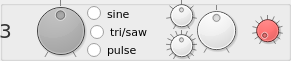
    <widget class="QGroupBox" name="osc3">
     <property name="enabled">
      <bool>true</bool>
     </property>
     <property name="geometry">
      <rect>
       <x>14</x>
       <y>186</y>
       <width>291</width>
       <height>61</height>
      </rect>
     </property>
     <property name="styleSheet">
      <string notr="true"/>
     </property>
     <widget class="QRadioButton" name="osc_3_waveform_tri">
      <property name="geometry">
       <rect>
        <x>90</x>
        <y>22</y>
        <width>71</width>
        <height>20</height>
       </rect>
      </property>
      <property name="font">
       <font>
        <family>DejaVu Sans</family>
        <pointsize>8</pointsize>
       </font>
      </property>
      <property name="text">
       <string>tri/saw</string>
      </property>
      <attribute name="buttonGroup">
       <string notr="true">osc_3_waveform</string>
      </attribute>
     </widget>
     <widget class="QRadioButton" name="osc_3_waveform_pul">
      <property name="geometry">
       <rect>
        <x>87</x>
        <y>40</y>
        <width>60</width>
        <height>20</height>
       </rect>
      </property>
      <property name="font">
       <font>
        <family>DejaVu Sans</family>
        <pointsize>8</pointsize>
       </font>
      </property>
      <property name="text">
       <string>pulse</string>
      </property>
      <attribute name="buttonGroup">
       <string notr="true">osc_3_waveform</string>
      </attribute>
     </widget>
     <widget class="QRadioButton" name="osc_3_waveform_sin">
      <property name="geometry">
       <rect>
        <x>87</x>
        <y>4</y>
        <width>60</width>
        <height>19</height>
       </rect>
      </property>
      <property name="font">
       <font>
        <family>DejaVu Sans</family>
        <pointsize>8</pointsize>
       </font>
      </property>
      <property name="text">
       <string>sine</string>
      </property>
      <attribute name="buttonGroup">
       <string notr="true">osc_3_waveform</string>
      </attribute>
     </widget>
     <widget class="QLabel" name="osc_3_label">
      <property name="geometry">
       <rect>
        <x>-10</x>
        <y>10</y>
        <width>31</width>
        <height>41</height>
       </rect>
      </property>
      <property name="font">
       <font>
        <family>DejaVu Sans</family>
        <pointsize>15</pointsize>
        <weight>50</weight>
        <bold>false</bold>
       </font>
      </property>
      <property name="styleSheet">
       <string notr="true">color: #333</string>
      </property>
      <property name="text">
       <string>3</string>
      </property>
      <property name="alignment">
       <set>Qt::AlignCenter</set>
      </property>
     </widget>
     <widget class="QDial" name="osc_3_shape">
      <property name="geometry">
       <rect>
        <x>30</x>
        <y>0</y>
        <width>61</width>
        <height>61</height>
       </rect>
      </property>
      <property name="toolTip">
       <string>&lt;html&gt;&lt;head/&gt;&lt;body&gt;&lt;p&gt;oscilator shape&lt;/span&gt;&lt;/p&gt;&lt;/body&gt;&lt;/html&gt;</string>
      </property>
      <property name="styleSheet">
       <string notr="true">background-color:darkgrey</string>
      </property>
      <property name="minimum">
       <number>-100</number>
      </property>
      <property name="maximum">
       <number>100</number>
      </property>
      <property name="invertedControls">
       <bool>false</bool>
      </property>
      <property name="notchTarget">
       <double>100.000000000000000</double>
      </property>
      <property name="notchesVisible">
       <bool>true</bool>
      </property>
     </widget>
     <widget class="QDial" name="osc_3_octave">
      <property name="geometry">
       <rect>
        <x>166</x>
        <y>0</y>
        <width>31</width>
        <height>31</height>
       </rect>
      </property>
      <property name="palette">
       <palette>
        <active>
         <colorrole role="Button">
          <brush brushstyle="SolidPattern">
           <color alpha="255">
            <red>239</red>
            <green>239</green>
            <blue>239</blue>
           </color>
          </brush>
         </colorrole>
         <colorrole role="Base">
          <brush brushstyle="SolidPattern">
           <color alpha="255">
            <red>239</red>
            <green>239</green>
            <blue>239</blue>
           </color>
          </brush>
         </colorrole>
         <colorrole role="Window">
          <brush brushstyle="SolidPattern">
           <color alpha="255">
            <red>239</red>
            <green>239</green>
            <blue>239</blue>
           </color>
          </brush>
         </colorrole>
         <colorrole role="Highlight">
          <brush brushstyle="SolidPattern">
           <color alpha="255">
            <red>0</red>
            <green>100</green>
            <blue>0</blue>
           </color>
          </brush>
         </colorrole>
        </active>
        <inactive>
         <colorrole role="Button">
          <brush brushstyle="SolidPattern">
           <color alpha="255">
            <red>239</red>
            <green>239</green>
            <blue>239</blue>
           </color>
          </brush>
         </colorrole>
         <colorrole role="Base">
          <brush brushstyle="SolidPattern">
           <color alpha="255">
            <red>239</red>
            <green>239</green>
            <blue>239</blue>
           </color>
          </brush>
         </colorrole>
         <colorrole role="Window">
          <brush brushstyle="SolidPattern">
           <color alpha="255">
            <red>239</red>
            <green>239</green>
            <blue>239</blue>
           </color>
          </brush>
         </colorrole>
         <colorrole role="Highlight">
          <brush brushstyle="SolidPattern">
           <color alpha="255">
            <red>0</red>
            <green>100</green>
            <blue>0</blue>
           </color>
          </brush>
         </colorrole>
        </inactive>
        <disabled>
         <colorrole role="Button">
          <brush brushstyle="SolidPattern">
           <color alpha="255">
            <red>239</red>
            <green>239</green>
            <blue>239</blue>
           </color>
          </brush>
         </colorrole>
         <colorrole role="Base">
          <brush brushstyle="SolidPattern">
           <color alpha="255">
            <red>239</red>
            <green>239</green>
            <blue>239</blue>
           </color>
          </brush>
         </colorrole>
         <colorrole role="Window">
          <brush brushstyle="SolidPattern">
           <color alpha="255">
            <red>239</red>
            <green>239</green>
            <blue>239</blue>
           </color>
          </brush>
         </colorrole>
         <colorrole role="Highlight">
          <brush brushstyle="SolidPattern">
           <color alpha="255">
            <red>0</red>
            <green>100</green>
            <blue>0</blue>
           </color>
          </brush>
         </colorrole>
        </disabled>
       </palette>
      </property>
      <property name="toolTip">
       <string>&lt;html&gt;&lt;head/&gt;&lt;body&gt;&lt;p&gt;octave&lt;/p&gt;&lt;/body&gt;&lt;/html&gt;</string>
      </property>
      <property name="styleSheet">
       <string notr="true"/>
      </property>
      <property name="minimum">
       <number>-3</number>
      </property>
      <property name="maximum">
       <number>3</number>
      </property>
      <property name="pageStep">
       <number>1</number>
      </property>
      <property name="wrapping">
       <bool>false</bool>
      </property>
      <property name="notchesVisible">
       <bool>true</bool>
      </property>
     </widget>
     <widget class="QDial" name="osc_3_pitch_semi">
      <property name="geometry">
       <rect>
        <x>166</x>
        <y>30</y>
        <width>31</width>
        <height>31</height>
       </rect>
      </property>
      <property name="palette">
       <palette>
        <active>
         <colorrole role="Button">
          <brush brushstyle="SolidPattern">
           <color alpha="255">
            <red>239</red>
            <green>239</green>
            <blue>239</blue>
           </color>
          </brush>
         </colorrole>
         <colorrole role="Base">
          <brush brushstyle="SolidPattern">
           <color alpha="255">
            <red>239</red>
            <green>239</green>
            <blue>239</blue>
           </color>
          </brush>
         </colorrole>
         <colorrole role="Window">
          <brush brushstyle="SolidPattern">
           <color alpha="255">
            <red>239</red>
            <green>239</green>
            <blue>239</blue>
           </color>
          </brush>
         </colorrole>
         <colorrole role="Highlight">
          <brush brushstyle="SolidPattern">
           <color alpha="255">
            <red>0</red>
            <green>100</green>
            <blue>0</blue>
           </color>
          </brush>
         </colorrole>
        </active>
        <inactive>
         <colorrole role="Button">
          <brush brushstyle="SolidPattern">
           <color alpha="255">
            <red>239</red>
            <green>239</green>
            <blue>239</blue>
           </color>
          </brush>
         </colorrole>
         <colorrole role="Base">
          <brush brushstyle="SolidPattern">
           <color alpha="255">
            <red>239</red>
            <green>239</green>
            <blue>239</blue>
           </color>
          </brush>
         </colorrole>
         <colorrole role="Window">
          <brush brushstyle="SolidPattern">
           <color alpha="255">
            <red>239</red>
            <green>239</green>
            <blue>239</blue>
           </color>
          </brush>
         </colorrole>
         <colorrole role="Highlight">
          <brush brushstyle="SolidPattern">
           <color alpha="255">
            <red>0</red>
            <green>100</green>
            <blue>0</blue>
           </color>
          </brush>
         </colorrole>
        </inactive>
        <disabled>
         <colorrole role="Button">
          <brush brushstyle="SolidPattern">
           <color alpha="255">
            <red>239</red>
            <green>239</green>
            <blue>239</blue>
           </color>
          </brush>
         </colorrole>
         <colorrole role="Base">
          <brush brushstyle="SolidPattern">
           <color alpha="255">
            <red>239</red>
            <green>239</green>
            <blue>239</blue>
           </color>
          </brush>
         </colorrole>
         <colorrole role="Window">
          <brush brushstyle="SolidPattern">
           <color alpha="255">
            <red>239</red>
            <green>239</green>
            <blue>239</blue>
           </color>
          </brush>
         </colorrole>
         <colorrole role="Highlight">
          <brush brushstyle="SolidPattern">
           <color alpha="255">
            <red>0</red>
            <green>100</green>
            <blue>0</blue>
           </color>
          </brush>
         </colorrole>
        </disabled>
       </palette>
      </property>
      <property name="toolTip">
       <string>&lt;html&gt;&lt;head/&gt;&lt;body&gt;&lt;p&gt;semitone&lt;/p&gt;&lt;/body&gt;&lt;/html&gt;</string>
      </property>
      <property name="styleSheet">
       <string notr="true">background: #efefef</string>
      </property>
      <property name="minimum">
       <number>-7</number>
      </property>
      <property name="maximum">
       <number>7</number>
      </property>
      <property name="pageStep">
       <number>1</number>
      </property>
      <property name="notchTarget">
       <double>0.000000000000000</double>
      </property>
      <property name="notchesVisible">
       <bool>true</bool>
      </property>
     </widget>
     <widget class="QDial" name="osc_3_pitch_fine">
      <property name="geometry">
       <rect>
        <x>191</x>
        <y>0</y>
        <width>51</width>
        <height>61</height>
       </rect>
      </property>
      <property name="toolTip">
       <string>&lt;html&gt;&lt;head/&gt;&lt;body&gt;&lt;p&gt;fine tune&lt;/p&gt;&lt;/body&gt;&lt;/html&gt;</string>
      </property>
      <property name="styleSheet">
       <string notr="true"/>
      </property>
      <property name="minimum">
       <number>-999</number>
      </property>
      <property name="maximum">
       <number>999</number>
      </property>
      <property name="singleStep">
       <number>1</number>
      </property>
      <property name="notchTarget">
       <double>500.000000000000000</double>
      </property>
      <property name="notchesVisible">
       <bool>true</bool>
      </property>
     </widget>
     <widget class="QDial" name="osc_3_p_wheel_range">
      <property name="geometry">
       <rect>
        <x>252</x>
        <y>10</y>
        <width>31</width>
        <height>41</height>
       </rect>
      </property>
      <property name="palette">
       <palette>
        <active>
         <colorrole role="Button">
          <brush brushstyle="SolidPattern">
           <color alpha="255">
            <red>255</red>
            <green>0</green>
            <blue>0</blue>
           </color>
          </brush>
         </colorrole>
         <colorrole role="Base">
          <brush brushstyle="SolidPattern">
           <color alpha="255">
            <red>255</red>
            <green>0</green>
            <blue>0</blue>
           </color>
          </brush>
         </colorrole>
         <colorrole role="Window">
          <brush brushstyle="SolidPattern">
           <color alpha="255">
            <red>255</red>
            <green>0</green>
            <blue>0</blue>
           </color>
          </brush>
         </colorrole>
         <colorrole role="Highlight">
          <brush brushstyle="SolidPattern">
           <color alpha="255">
            <red>0</red>
            <green>100</green>
            <blue>0</blue>
           </color>
          </brush>
         </colorrole>
        </active>
        <inactive>
         <colorrole role="Button">
          <brush brushstyle="SolidPattern">
           <color alpha="255">
            <red>255</red>
            <green>0</green>
            <blue>0</blue>
           </color>
          </brush>
         </colorrole>
         <colorrole role="Base">
          <brush brushstyle="SolidPattern">
           <color alpha="255">
            <red>255</red>
            <green>0</green>
            <blue>0</blue>
           </color>
          </brush>
         </colorrole>
         <colorrole role="Window">
          <brush brushstyle="SolidPattern">
           <color alpha="255">
            <red>255</red>
            <green>0</green>
            <blue>0</blue>
           </color>
          </brush>
         </colorrole>
         <colorrole role="Highlight">
          <brush brushstyle="SolidPattern">
           <color alpha="255">
            <red>0</red>
            <green>100</green>
            <blue>0</blue>
           </color>
          </brush>
         </colorrole>
        </inactive>
        <disabled>
         <colorrole role="Button">
          <brush brushstyle="SolidPattern">
           <color alpha="255">
            <red>255</red>
            <green>0</green>
            <blue>0</blue>
           </color>
          </brush>
         </colorrole>
         <colorrole role="Base">
          <brush brushstyle="SolidPattern">
           <color alpha="255">
            <red>255</red>
            <green>0</green>
            <blue>0</blue>
           </color>
          </brush>
         </colorrole>
         <colorrole role="Window">
          <brush brushstyle="SolidPattern">
           <color alpha="255">
            <red>255</red>
            <green>0</green>
            <blue>0</blue>
           </color>
          </brush>
         </colorrole>
         <colorrole role="Highlight">
          <brush brushstyle="SolidPattern">
           <color alpha="255">
            <red>0</red>
            <green>100</green>
            <blue>0</blue>
           </color>
          </brush>
         </colorrole>
        </disabled>
       </palette>
      </property>
      <property name="font">
       <font>
        <pointsize>10</pointsize>
       </font>
      </property>
      <property name="toolTip">
       <string>&lt;html&gt;&lt;head/&gt;&lt;body&gt;&lt;p&gt;pitchbend range&lt;/p&gt;&lt;/body&gt;&lt;/html&gt;</string>
      </property>
      <property name="styleSheet">
       <string notr="true">background-color:red</string>
      </property>
      <property name="minimum">
       <number>0</number>
      </property>
      <property name="maximum">
       <number>12</number>
      </property>
      <property name="pageStep">
       <number>1</number>
      </property>
      <property name="notchTarget">
       <double>0.000000000000000</double>
      </property>
      <property name="notchesVisible">
       <bool>true</bool>
      </property>
     </widget>
    </widget>
